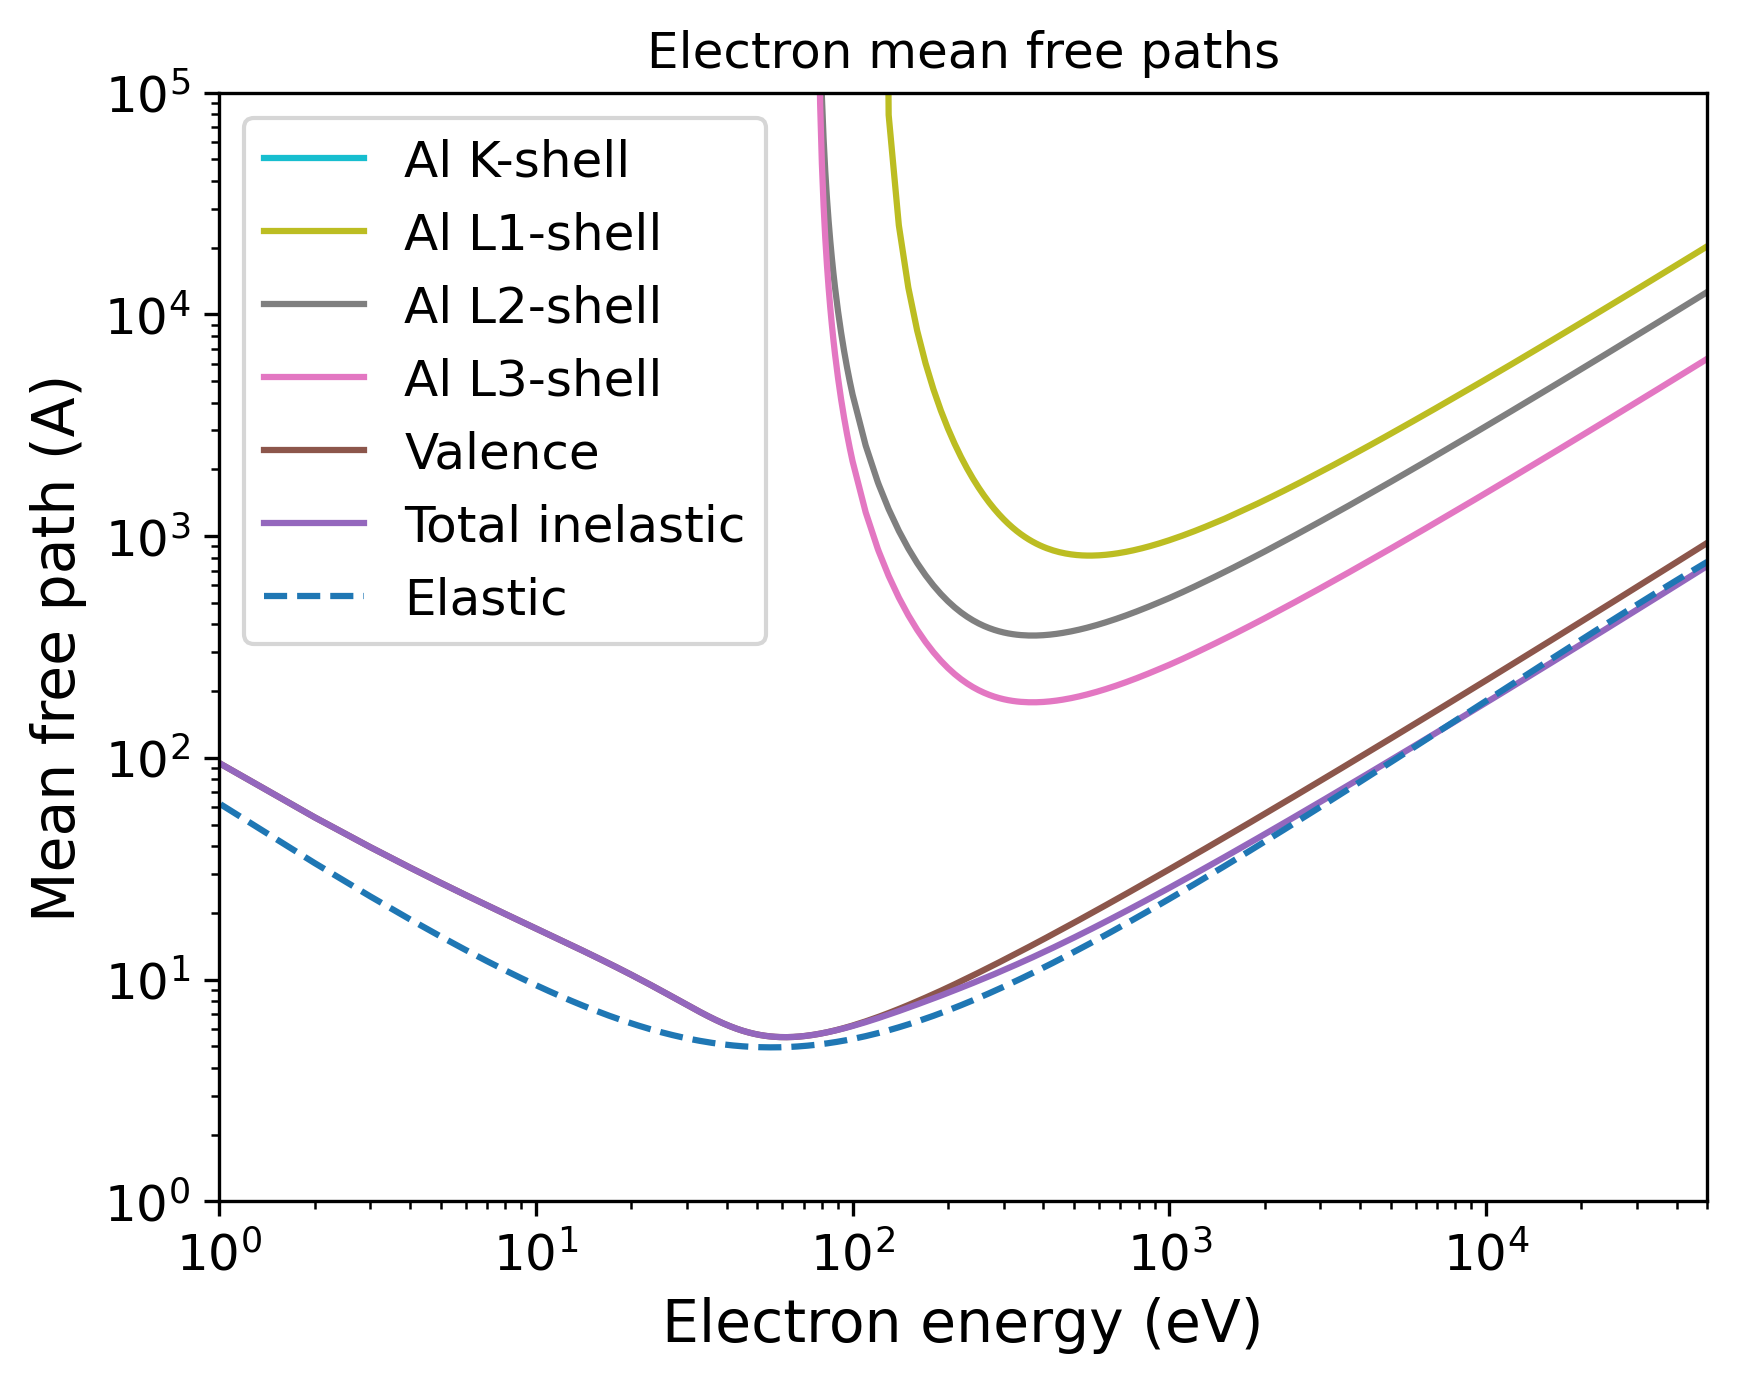

Write Python code to recreate this figure.
import pandas as pd
import numpy as np
import matplotlib.pyplot as plt
import matplotlib.cm as cm
# Set the format:
plt.xlabel("Electron energy (eV)", fontsize=14)
plt.ylabel("Mean free path (A)", fontsize=14)
plt.xticks(fontsize=12)
plt.yticks(fontsize=12)
plt.grid(False)
# Set the axes:
# Read the output file:
df = pd.read_csv(r"OUTPUT_Al_Electron_IMFP.dat", sep=r'\s+', header=None, comment="#", skipinitialspace=True)
plt.xscale("log")
plt.yscale("log")
# Prepare the plot:
columns_to_plot = [ 1, 2, 3, 4, 5, 6]
labels = [ "Al K-shell", "Al L1-shell", "Al L2-shell", "Al L3-shell", "Valence", "Total inelastic"]
# Create N distinct colors from a colormap
N = len(columns_to_plot)
colors = plt.cm.tab10(np.linspace(1, 0, 10))
# Set line styles:
linestyles = [ "-", "-", "-", "-", "-", "-"]
for i, col in enumerate(columns_to_plot):
    color = colors[i % len(colors)]
    ls    = linestyles[i % len(linestyles)]
    label = labels[i % len(labels)]
    plt.plot(df.iloc[:, 0], df.iloc[:, col],
    color=color,
    label=label,
    linestyle=ls)
# Add a curve from the second file
df2 = pd.read_csv(r"OUTPUT_Al_Electron_EMFP.dat", sep=r'\s+', header=None, comment="#", skipinitialspace=True)
columns_to_plot2 = [ 2]
labels2 = [ "Elastic"]
# Create second part of the plot:
for col, label in zip(columns_to_plot2, labels2):
    plt.plot(df2.iloc[:, 0], df2.iloc[:, col], label=label, linestyle="--")
plt.xlim(1.00000000,50000.00000000)
plt.ylim(1.00000000,100000.00000000)
plt.title("Electron mean free paths")
plt.legend(loc="best", fontsize=12)
# Save the plot in this format:
plt.savefig("OUTPUT_MFP_electron.png", dpi=300, bbox_inches="tight")
